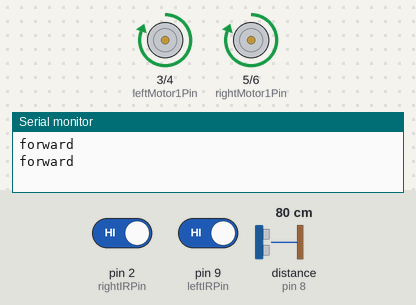
This sketch was run on a simulated Arduino Uno, built with avr-gcc and run on an emulated ATmega328P. Parts: motor-driver pin pairs drawn as motors (green arrow = first pin HIGH = forward, orange = second pin HIGH = backward, longer = more drive), the last lines printed to the serial monitor. Inputs (shaded band) come from the test bench; at power-on: distance to the obstacle (sensor on pin 8) 80 cm, pin 2 (rightIRPin) HIGH, pin 9 (leftIRPin) HIGH. The echo pulse lasts 58.3 µs per cm.

Above: at 1.8 s.
1.9 s: distance to the obstacle (sensor on pin 8) set to 2 cm
At 3.2 s:
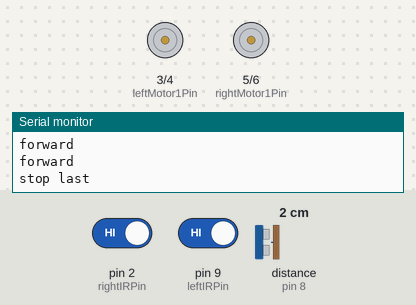
3.5 s: distance to the obstacle (sensor on pin 8) set to 18 cm
At 4.6 s:
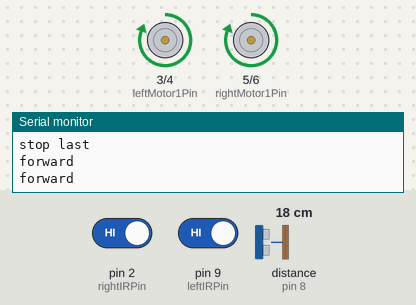
5.0 s: pin 2 (rightIRPin) driven LOW
At 6.3 s:
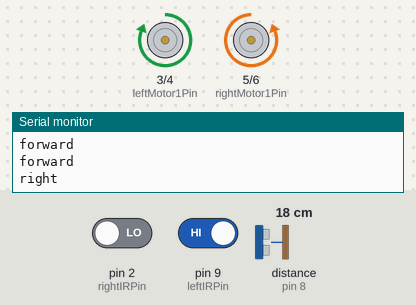
7.0 s: pin 2 (rightIRPin) driven HIGH
At 8.4 s:
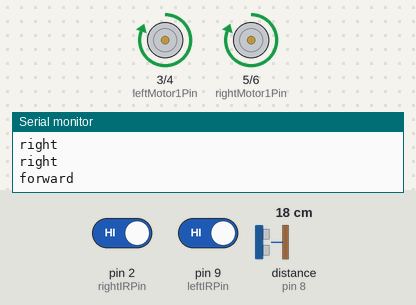
9.6 s: pin 9 (leftIRPin) driven LOW
At 11.3 s:
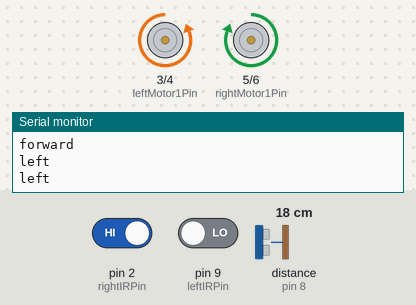
Timing chart, 0 to 12.6 s (numbered marks = the images above; inputs shaded):
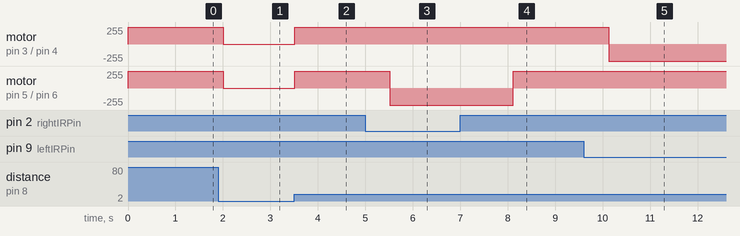

The sketch:

HumanFolllowing2.ino
```cpp
#include <NewPing.h>

// Pin definitions
const int leftIRPin = 9;
const int rightIRPin = 2;
const int trigPin = 7;
const int echoPin = 8;
const int leftMotor1Pin = 3;
const int leftMotor2Pin = 4;
const int rightMotor1Pin = 5;
const int rightMotor2Pin = 6;
const int objectDistanceThreshold = 10;


NewPing sonar(trigPin, echoPin);

void setup() {
  pinMode(leftMotor1Pin, OUTPUT);
  pinMode(leftMotor2Pin, OUTPUT);
  pinMode(rightMotor1Pin, OUTPUT);
  pinMode(rightMotor2Pin, OUTPUT);
  digitalWrite(leftMotor1Pin, HIGH);
  digitalWrite(leftMotor2Pin, LOW);
  digitalWrite(rightMotor1Pin, HIGH);
  digitalWrite(rightMotor2Pin, LOW);
  Serial.println("forward setup");
  Serial.begin(9600);
}

void loop() {
  int distance = sonar.ping_cm();
  int leftSensorValue = digitalRead(leftIRPin);
  int rightSensorValue = digitalRead(rightIRPin);

  if (distance > 0 && distance <= objectDistanceThreshold) {
    avoidObject(distance);
  }
  else if (rightSensorValue == LOW) {
    right();
  }
  else if (leftSensorValue == LOW) {
    left();
  }
  else {
    followObject();
  }
  delay(1000);
}

void followObject() {

  digitalWrite(leftMotor1Pin, HIGH);
  digitalWrite(leftMotor2Pin, LOW);
  digitalWrite(rightMotor1Pin, HIGH);
  digitalWrite(rightMotor2Pin, LOW);
  Serial.println("forward");
}
void avoidObject(int distance) {
  stopMotors();
  delay(500);
  if ( distance >= objectDistanceThreshold) {
    followObject();
  }
}

void right() {

  digitalWrite(leftMotor1Pin, HIGH);
  digitalWrite(leftMotor2Pin, LOW);
  digitalWrite(rightMotor1Pin, LOW);
  digitalWrite(rightMotor2Pin, HIGH);
  Serial.println("right");
  delay(300);
}


void left() {
  digitalWrite(leftMotor1Pin, LOW);
  digitalWrite(leftMotor2Pin, HIGH);
  digitalWrite(rightMotor1Pin, HIGH);
  digitalWrite(rightMotor2Pin, LOW);
  Serial.println("left");
}
void stopMotors() {
  digitalWrite(leftMotor1Pin, LOW);
  digitalWrite(leftMotor2Pin, LOW);
  digitalWrite(rightMotor1Pin, LOW);
  digitalWrite(rightMotor2Pin, LOW);
  Serial.println("stop last");
}
```

Measured:
- after the input at 1.9 s, motor on pin 3 (leftMotor1Pin) / pin 4 (leftMotor2Pin), motor on pin 5 (rightMotor1Pin) / pin 6 (rightMotor2Pin): forward 255/255 → stopped after 0.11 s
- after the input at 3.5 s, motor on pin 3 (leftMotor1Pin) / pin 4 (leftMotor2Pin), motor on pin 5 (rightMotor1Pin) / pin 6 (rightMotor2Pin): stopped → forward 255/255 at once
- after the input at 5.0 s, motor on pin 5 (rightMotor1Pin) / pin 6 (rightMotor2Pin): forward 255/255 → backward 255/255 after 0.52 s
- after the input at 7.0 s, motor on pin 5 (rightMotor1Pin) / pin 6 (rightMotor2Pin): backward 255/255 → forward 255/255 after 1.1 s
- after the input at 9.6 s, motor on pin 3 (leftMotor1Pin) / pin 4 (leftMotor2Pin): forward 255/255 → backward 255/255 after 0.52 s
